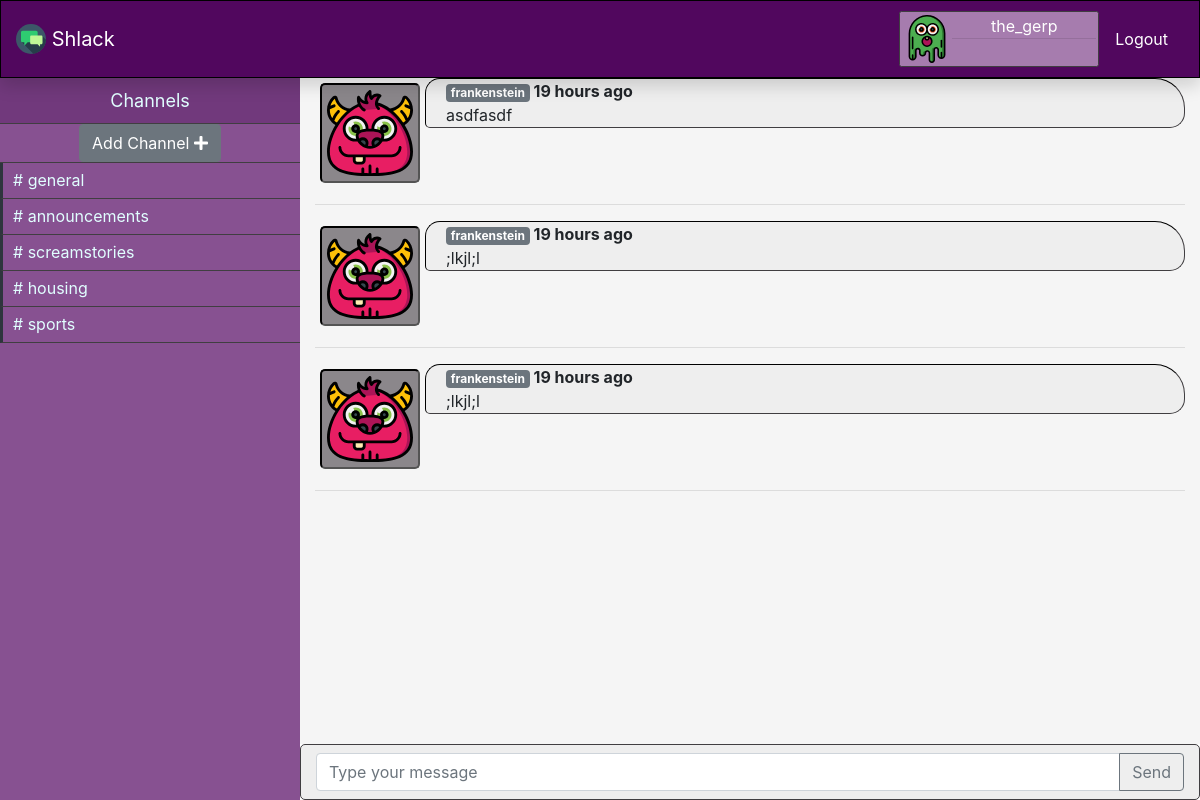
/channels/announcements (signed in), run on the app's committed database.
### models.py (models this page shows, shortened)
class User(UserMixin, db.Model):
    id = db.Column(db.Integer, primary_key=True)
    avatar = db.Column(db.String(64))
    username = db.Column(db.String(64), index=True, unique=True)
    email = db.Column(db.String(120), index=True, unique=True)
    password_hash = db.Column(db.String(128))
    posts = db.relationship("Post", backref="author", lazy="dynamic")

class Channel(db.Model):
    id = db.Column(db.Integer, primary_key=True)
    name = db.Column(db.String(300))
    posts = db.relationship("Post", backref="channel", lazy="dynamic")

class Post(db.Model):
    id = db.Column(db.Integer, primary_key=True)
    body = db.Column(db.String(300))
    timestamp = db.Column(db.DateTime, index=True, default=datetime.utcnow)
    user_id = db.Column(db.Integer, db.ForeignKey("user.id"))
    channel_id = db.Column(db.Integer, db.ForeignKey("channel.id"))
    @property
    def get_time_passed(self):
        now = datetime.utcnow()
        delta = now - self.timestamp
        if timedelta(seconds=0) <= delta < timedelta(minutes=2):
            return "1 min ago"
        elif timedelta(minutes=2) <= delta < timedelta(minutes=60):
            minutes = int(delta.total_seconds() // 60)
            return str(minutes) + " mins ago"
        elif timedelta(hours=1) <= delta < timedelta(hours=2):
            hours = int(delta.total_seconds() // 3600)
            return str(hours) + " hour ago"
        elif timedelta(minutes=60) <= delta < timedelta(hours=24):
            hours = int(delta.total_seconds() // 3600)
            return str(hours) + " hours ago"
        elif timedelta(hours=24) <= delta < timedelta(days=365):
            days = int(delta.total_seconds() // 86400)
            return str(days) + " days ago"
        else:
            return "Error occurred"

### application.py (the view, shortened to what this page needs)
@app.route("/channels/<string:channel_name>", methods=["GET", "POST"])
@login_required
def channel(channel_name):
    new_channel_form = NewChannelForm()
    new_post_form = NewPostForm()
    channels = Channel.query.all()
    if not any(channel_name == channel.name for channel in channels):
        return redirect(url_for("channels"))
    cur_channel = Channel.query.filter_by(name=channel_name).first()
    posts = cur_channel.posts
    return render_template("channel.html",
                           new_channel_form=new_channel_form,
                           new_post_form=new_post_form,
                           channels=channels,
                           posts=posts)

### forms.py (shortened to what this page needs)
class NewChannelForm(FlaskForm):
    channel_name = StringField("Channel Name", validators=[DataRequired()])
    submit = SubmitField("Create")

class NewPostForm(FlaskForm):
    post_body = StringField("Post Body", validators=[DataRequired()])
    user_id = IntegerField("User ID")
    datetime = DateTimeField()
    submit = SubmitField("Send")

### models.py (called while the page is built)
@login.user_loader
def load_user(id_):
    return User.query.get(int(id_))

### templates/channel.html (shortened to what this page needs)
{% extends "layout.html" %}
{% block body %}
  <div id="sidebar" class="sidebar container-fluid">
    <div class="header">Channels</div>
    <div class="menu-list">
      <ul id="menu-content" class="menu-content collapse">
        <li class="add-channel justify-content-center d-flex">
          <button class="btn btn-secondary " data-target="#channel-modal" data-toggle="modal"> Add Channel <i
              class="fa fa-plus"></i></button>
        </li>
        {% for channel in channels %}
          <li class="channel">
            <a href={{ url_for('channel', channel_name=channel.name) }}># {{ channel.name }} </a>
          </li>
        {% endfor %}
      </ul>
    </div>
  </div>
  <div id="main" class="container-fluid">
    <div class="row">
      <div id="messages" class="col-12">
        {% for post in posts %}
          {% include "_post.html" %}
        {% endfor %}
      </div>
    </div>
    <form action="" method="POST" novalidate>
      <div id="message-box" class="row">
        <div class="col-12 message-box py-2">
          <div class="input-group ">
            {{ new_post_form.post_body(class_="form-control", placeholder="Type your message") }}
            <div class="input-group-append">
              {{ new_post_form.submit(class_="btn btn-outline-secondary") }}
            </div>
          </div>
        </div>
      </div>
    </form>
  </div>
{% endblock %}

### templates/layout.html (shortened to what this page needs)
<!DOCTYPE html>
<html lang="en">
<head>
  <link rel="stylesheet" href="https://maxcdn.bootstrapcdn.com/bootstrap/4.5.0/css/bootstrap.min.css">
  <link rel="stylesheet" href="https://stackpath.bootstrapcdn.com/font-awesome/4.7.0/css/font-awesome.min.css" type="text/css">
  <link rel="stylesheet" href="https://cdnjs.cloudflare.com/ajax/libs/font-awesome/5.14.0/css/all.min.css" type="text/css">
  <link rel="stylesheet" href="https://cdnjs.cloudflare.com/ajax/libs/font-awesome/5.14.0/css/regular.min.css" type="text/css">
  <link rel="stylesheet" href="https://cdnjs.cloudflare.com/ajax/libs/font-awesome/5.14.0/css/solid.min.css" type="text/css">
  <link rel="stylesheet" type="text/css" href="{{ url_for('static', filename='style.css' ) }}">
</head>
<body>
<div id="navbar" class="container-fluid fixed-top position-sticky shadow">
      <ul class="navbar-list">
        <li>
          <a class="navbar-brand" href="{{url_for('index')}}">
            <img src="/static/images/brand-icons/017-speech-bubble-2.svg" width="30" height="30" class="d-inline-block align-top" alt="">
          Shlack
          </a>
        </li>
        {% if not current_user.is_authenticated %}
        <li class="nav-item ml-auto">
          <a class="nav-link" href="{{ url_for("login") }}">Login</a>
        </li>
        <li class="nav-item">
          <a class="nav-link nav-fill" href="{{ url_for("signup") }}">Sign Up</a>
        </li>
      {% else %}
        <li class="nav-item ml-auto">
          <div class="usercard d-flex flex-row no-gutters">
              <img src={{ current_user.avatar }}/>
            <div class="col">
              <p class="text-center text-white my-0">{{ current_user.username }}</p>
              <hr class="my-0">
              </div>
          </div>
        </li>
        <li class="nav-item pl-0">
          <a class="nav-link" href="{{ url_for("logout") }}">Logout</a>
        </li>
      {% endif %}
      </ul>
</div>
{% block body %}{% endblock %}
</body>
</html>

### templates/_post.html
{% if current_user == post.author %}
  <div class="media chat self">
    <img src={{ post.author.avatar }} style="height: 100px;"/>
    <div class="media-body">
      <p class="timestamp"> <span class="badge badge-primary">{{ post.author.username }}</span> {{ post.get_time_passed }}</p>
      <p>{{ post.body }}</p>
    </div>
  </div>
  <hr>
{% else %}
  <div class="media chat">
    <img src={{ post.author.avatar }} style="height: 100px;"/>
    <div class="media-body">
      <p class="timestamp"> <span class="badge badge-secondary">{{ post.author.username }}</span> {{ post.get_time_passed }}</p>
      <p>{{ post.body }}</p>
    </div>
  </div>
  <hr>
{% endif %}

### static/style.css (style rules this page uses)
* { box-sizing: border-box; }
body, html { margin: 0px; padding: 0px; max-height: 100%; height: 100%; }
#navbar { background: #51075e; border: 1px solid black; }
.navbar-list { display: flex; flex-direction: row; list-style: none; align-items: center; margin: 10px 0; padding: 0; }
.navbar-list .navbar-brand, .navbar-list .nav-link { color: #ffffff; align-items: center; }
.usercard { background: #a67cae; border: 1px solid #403e41; padding: 2px; border-radius: 2.5px; width: 200px; }
.usercard img { padding: 1px; border-radius: 2.5px; width: 50px; height: 50px; }
.sidebar { overflow: auto; background-color: #875191; position: fixed; left: 0px; padding: 0px; width: 300px; height: 100%; color: #e1ffff; }
.sidebar .menu-content { padding: 0px; }
.sidebar .header { background-color: #71397c; border-bottom: 1px solid #403e41; line-height: 45px; display: block; text-align: center; font-size: large; }
.sidebar .add-channel { border-style: none; border-bottom: 1px solid #403e41; }
.sidebar .channel { list-style: none; padding: 0px; margin: 0px; line-height: 35px; cursor: pointer; }
.sidebar .channel { padding-left: 0px; border-left: 3px solid #2e353d; border-bottom: 1px solid #403e41; }
.sidebar .channel a { text-decoration: none; color: #e1ffff; padding-left: 10px; }
#main { overflow: auto; background: #f5f5f5; }
#message-box { position: fixed; bottom: 0; background: #eeeeee; border: 1px solid #403e41; border-radius: 5px; }
.media { display: flex; flex-direction: row; border-radius: 5px; margin-bottom: 5px; }
.media .timestamp { font-weight: bold; margin: 0; }
.media img { height: 100px; padding: 5px; margin: 5px; background: #8b878b; border: 2px inset black; border-radius: 5px; align-self: flex-end; }
.media-body { background: #eeeeee; border: 1.5px inset #403e41; border-radius: 15px 30px 15px 5px; padding: 0px 20px; margin-bottom: 5px; }
.media-body p { margin-bottom: 0px; }
@media (min-width: 767px) { .sidebar .menu-list .menu-content { display: block; } }
@media (min-width: 767px) { #main { width: calc(100% - 300px); float: right; } }
@media (min-width: 767px) { #message-box { width: calc(100% - 300px); } }

### data on the page
User: avatar (picture), username "the_gerp"
Channel: name "general"
Channel: name "announcements"
Channel: name "screamstories"
Channel: name "housing"
Channel: name "sports"
Post: author.avatar (picture), author.username "frankenstein", get_time_passed "19 hours ago", body "asdfasdf"
Post: author.avatar (picture), author.username "frankenstein", get_time_passed "19 hours ago", body ";lkjl;l"
Post: author.avatar (picture), author.username "frankenstein", get_time_passed "19 hours ago", body ";lkjl;l"
